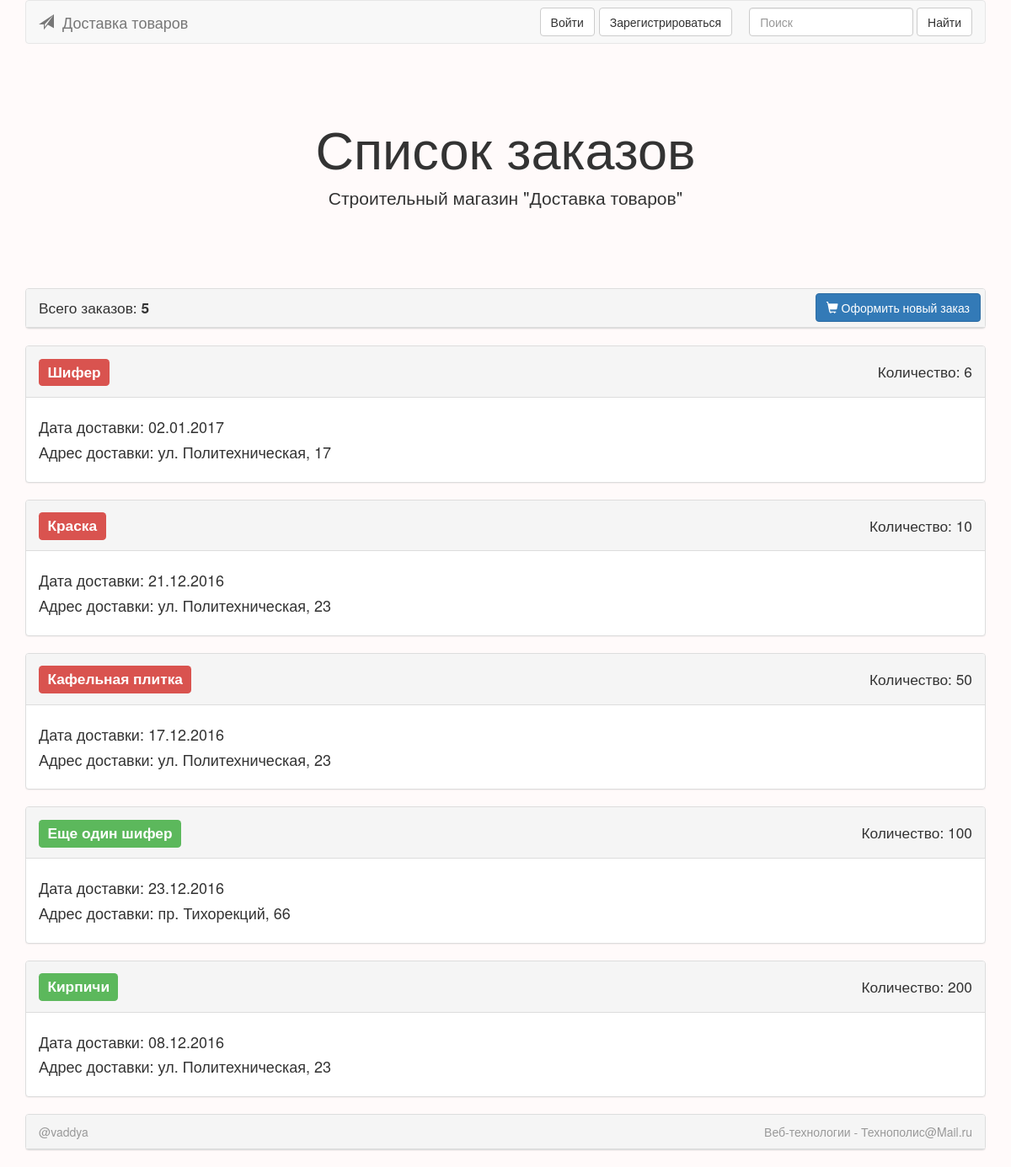
/goods/, run on the app's committed database.
### goods/models.py (models this page shows, shortened)
class Good(models.Model):
    name = models.CharField(max_length=30)
    count = models.IntegerField(default=0)
    delivery_address = models.CharField(max_length=30)
    delivery_date = models.DateTimeField(default=timezone.now() + timezone.timedelta(days=1))
    delivered = models.BooleanField(default=False)

### goods/views.py (the view)
def index(request):
    goods = Good.objects.order_by('delivered', '-delivery_date')
    context = {
        'goods': goods,
    }
    return render(request, 'goods/index.html', context)

### goods/templates/goods/index.html (shortened to what this page needs)
{% extends 'goods/base.html' %}
{% block content %}
    <div class="jumbotron" style="background: snow">
        <div class="container text-center">
            <h1>Список заказов</h1>
            <p>Строительный магазин "Доставка товаров"</p>
        </div>
    </div>
    <div class="panel panel-default">
        <div class="panel-heading panel-title">
            <span class="big-font">
                {% if goods %}
                    Всего заказов: <b>{{ goods.count }}</b>
                {% else %}
                    Заказы отсутсвуют
                {% endif %}
            </span>
            <a class="right-align" href="{% url 'goods:create' %}" style="margin: -5px -10px 0 0">
                <button type="button" class="btn btn-primary">
                    <span class="glyphicon glyphicon-shopping-cart"></span> Оформить новый заказ
                </button>
            </a>
        </div>
    </div>
    {% if goods %}
        {% for good in goods %}
            <div class="panel panel-default">
                <div class="panel-heading panel-title">
                    <h4>
                        {% if good.delivered %}
                            <a href="{% url 'goods:detail' good.id %}" class="label label-success big-font"
                               title="Заказ выполнен">{{ good.name }}</a>
                        {% else %}
                            <a href="{% url 'goods:detail' good.id %}" class="label label-danger big-font"
                               title="Заказ не выполнен">{{ good.name }}</a>
                        {% endif %}
                        <span class="right-align big-font">
                            Количество: {{ good.count }}
                        </span>
                    </h4>
                </div>
                <div class="panel-body">
                    <h4>Дата доставки: {{ good.delivery_date | date:'d.m.Y' }}</h4>
                    <h4>Адрес доставки: {{ good.delivery_address }}</h4>
                </div>
            </div>
        {% endfor %}
    {% endif %}
{% endblock %}

### goods/templates/goods/base.html (shortened to what this page needs)
{% load staticfiles %}
<!DOCTYPE html>
<html>
<head>
    <link rel="stylesheet" href="{% static 'goods/css/bootstrap.min.css' %}">
    <link rel="stylesheet" href="{% static 'goods/css/styles.css' %}">
</head>
<body>
<main class="container" role="main">
    <nav class="navbar navbar-default">
        <div class="container-fluid" id="frist">
            <div class="navbar-header">
                <a class="navbar-brand" href="{% url 'goods:index' %}">
                    <span class="glyphicon glyphicon-send mar-right"></span> Доставка товаров
                </a>
            </div>
            <form class="navbar-form navbar-right">
                <div class="form-group">
                    <input type="text" class="form-control" placeholder="Поиск">
                </div>
                <button type="submit" class="btn btn-default">Найти</button>
            </form>
            {% block buttons %}
                {% if user.is_authenticated %}
                    <form action="{% url 'goods:logout' %}">
                        <button type="submit" class="btn btn-default navbar-btn navbar-right mar-right">
                            Выйти
                        </button>
                    </form>
                    <div class="navbar-right" style="margin-top: 15px; margin-right: 15px">
                        Приветствуем, {{ user.username }}!
                    </div>
                {% else %}
                    <form action="{% url 'goods:signup' %}">
                        <button type="submit" class="btn btn-default navbar-btn navbar-right mar-right">
                            Зарегистрироваться
                        </button>
                    </form>
                    <form action="{% url 'goods:login' %}">
                        <button type="submit" class="btn btn-default navbar-btn navbar-right mar-right">
                            Войти
                        </button>
                    </form>
                {% endif %}
            {% endblock %}
        </div>
    </nav>
    {% block content %}{% endblock %}
    <div class="panel panel-default">
        <div class="light-font panel-heading">
            <a href="https://github.com/vaddya" target="_blank">@vaddya</a>
            <a href="https://polis.mail.ru" class="right-align" target="_blank">Веб-технологии - Технополис@Mail.ru</a>
        </div>
    </div>
</main>
</body>
</html>

### goods/static/goods/css/styles.css (style rules this page uses)
body { background: snow; }
a { color: #0f0f0f; }
.right-align { float: right; }
.big-font { font-size: 13pt; }
.light-font, .light-font a { color: #999; }
.mar-right { margin-right: 5px !important; }

### data on the page
Good: name "Шифер", count "6", delivery_date "02.01.2017", delivery_address "ул. Политехническая, 17"
Good: name "Краска", count "10", delivery_date "21.12.2016", delivery_address "ул. Политехническая, 23"
Good: name "Кафельная плитка", count "50", delivery_date "17.12.2016", delivery_address "ул. Политехническая, 23"
Good: name "Еще один шифер", count "100", delivery_date "23.12.2016", delivery_address "пр. Тихорекций, 66"
Good: name "Кирпичи", count "200", delivery_date "08.12.2016", delivery_address "ул. Политехническая, 23"

### other printed values
{{ goods.count }} "5"
